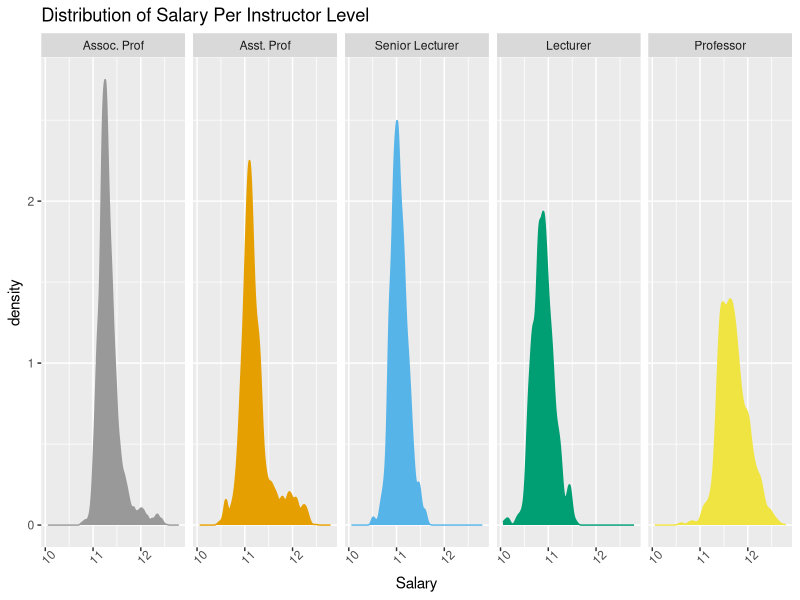
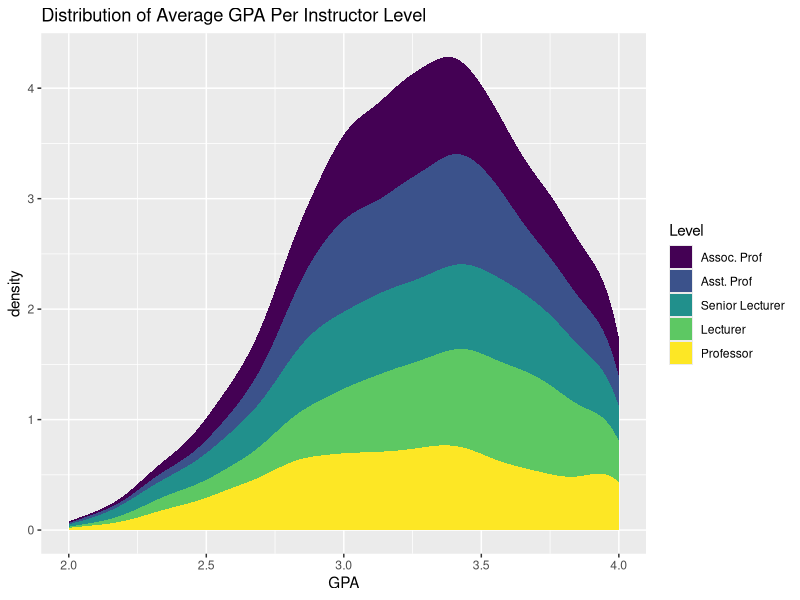

These figures' R source, in order: (Note: this script raises an error after producing the figures.)
## ---- chunk 1
knitr::opts_chunk$set(echo = TRUE)

# library
library(tidyverse)
library(viridis)
library(broom)
library(MASS)
library(mgcv)
library(GGally)
library(gam)

# read in data + edits
df <- read.csv("master_file.csv")
depts <- read.csv("dept.csv")
df <- df %>%
  filter(gpaAverage >= 2) %>%
  filter(Course < 400) %>%
  mutate(
    Class = recode_factor(Class,"Associate Professor" = "Assoc. Prof", "Assistant Professor" = "Asst. Prof"),
    Level = round(Course,digits=-2),
    Salary = log(Salary)
  ) %>%
  filter(Level > 0) %>%
  inner_join(depts) %>% 
  dplyr::select(c(Name,Category,Class,nStudents,Salary,Year,gpaAverage,Level))
cb_palette = c("#999999", "#E69F00", "#56B4E9", "#009E73", "#F0E442", "#0072B2", "#D55E00", "#CC79A7")
## ---- chunk 2
ggplot(df,aes(x=Salary,fill=Class,color=Class)) +
  geom_density() + 
  facet_grid(~Class) +
  scale_color_manual(values=cb_palette) + 
  scale_fill_manual(values=cb_palette) + 
  theme(legend.position = "None",axis.text.x = element_text(angle = 45)) +
  ggtitle("Distribution of Salary Per Instructor Level")
  
ggplot(df,aes(x=gpaAverage,fill=Class)) + 
  stat_density() +
  scale_fill_viridis_d()  +
  ggtitle("Distribution of Average GPA Per Instructor Level") +
  xlab("GPA") + 
  labs(fill = "Level")

qplot(df$Level,stat="count",fill=df$Class,binwidth=40) +
  ggtitle("Instructor Breakdown by Course Levels") +
  xlab("Course Level") + 
  ylab("counts") + 
  scale_fill_viridis_d() +
  labs(fill = "Level")

ggplot(df,aes(x=Class,fill=Category)) + 
 stat_count() +
 scale_fill_manual(values=cb_palette) + 
 ggtitle("Breakdown of Departments and Instructor Type") +
 labs(fill = "Departments") +
 xlab("Instructor Level")
## ---- chunk 3
g1 <- df %>%
  group_by(Class,Year,Category,Level) %>%
  summarize(aveGPA=mean(gpaAverage),aveSalary=mean(Salary),sumStudents=sum(nStudents)) %>%
  ggplot(aes(x=aveGPA,y=aveSalary,color=sumStudents)) + 
  geom_point(size=2) +
  scale_color_viridis_c() +
  geom_smooth(method="rlm",se=FALSE,color="black") +
  ggtitle("Relationship Between GPA and Log of Salary and Number of Students") +
  xlab("GPA") +
  ylab("Log Salary") +
  facet_wrap(~Year)
g1
## ---- chunk 4
g2 <- df %>%
  group_by(Year) %>%
  summarise(aveGPA=mean(gpaAverage),aveSalary=mean(Salary)) %>%
  ggplot(aes(x=aveGPA,y=aveSalary,color=Year)) + 
  geom_point(size=2) +
  scale_color_viridis_c() +
  geom_smooth(method="rlm",se=FALSE,color="black") +
  ggtitle("Relationship Between GPA and Log of Salary in Years") +
  xlab("GPA") +
  ylab("Log Salary")
g2 
## ---- chunk 5
g3 <- df %>%
  dplyr::select(c(Salary,gpaAverage,Year,Class)) %>%
  group_by(Year,Class) %>%
  summarise(aveGPA=mean(gpaAverage),aveSalary=mean(Salary)) %>%
  ggplot(aes(x=Year,y=aveGPA,color=aveSalary)) +
  geom_smooth(method="rlm",se=FALSE,color="black")  +
    ggtitle("Relationship Between Salary and GPA per Instructor Level") +
    xlab("Year")  + 
    ylab("Average GPA") + 
    geom_point(size=2,alpha=.7) + 
    facet_grid(~Class)  +
    theme(axis.text.x = element_text(angle = 45)) +
    labs(color = "Salary") + 
    scale_color_viridis_c() 
g3
## ---- chunk 6
g4 <- df %>%
  dplyr::select(c(Salary,gpaAverage,Year,Class,Level)) %>%
  group_by(Level,Class,Year) %>%
  summarise(aveGPA=mean(gpaAverage),aveSalary=mean(Salary)) %>%
  ggplot(aes(x=aveGPA,y=aveSalary,color=Class)) +
    geom_point(alpha=.5,size=2) +
    geom_smooth(method="rlm",se=FALSE) +
    scale_color_viridis_d() + 
    ggtitle("Log Salary Over GPA By Course Level") +
    xlab("GPA") +
    ylab("Log Salary") +
  facet_grid(~Level)
g4
## ---- chunk 7
g5 <- df %>%
  dplyr::select(c(Salary,gpaAverage,Category,Year,Class,Level)) %>%
  group_by(Category,Year,Class,Level) %>%
  summarise(aveGPA=mean(gpaAverage),aveSalary=mean(Salary)) %>%
  ggplot(aes(x=aveGPA,y=aveSalary,color=Class)) +
    geom_point(alpha=.3) +
    geom_smooth(method="rlm",se=FALSE) +
    scale_color_viridis_d() + 
    ggtitle("Log Salary Over GPA By Department Level") +
    xlab("GPA") +
    ylab("Log Salary") + 
    facet_wrap(~Category)
g5
## ---- chunk 8
gam1.df1 <- augment(gam(Salary ~ gpaAverage, data = df))
gam1.df2 <- augment(gam(Salary ~ Level, data = df))
gam1.df3 <- augment(gam(Salary ~ Year, data = df))
gam1.df4 <- augment(gam(Salary ~ Class, data = df))
gam1.df5 <- augment(gam(Salary ~ Category, data = df))
gam1.df6 <- augment(gam(Salary ~ nStudents, data = df))

r1 <- var(gam1.df1$.fitted)/var(gam1.df1$Salary)
r2 <- var(gam1.df2$.fitted)/var(gam1.df2$Salary)
r3 <- var(gam1.df3$.fitted)/var(gam1.df3$Salary)
r4 <- var(gam1.df4$.fitted)/var(gam1.df4$Salary)
r5 <- var(gam1.df5$.fitted)/var(gam1.df5$Salary)
r6 <- var(gam1.df6$.fitted)/var(gam1.df6$Salary)

vars <- c("GPA","Course Level","Year","Instructor Level","Department","Number of Students")
explained.var <- c(r1,r2,r3,r4,r5,r6)
explained.var.df <- data.frame(vars,explained.var)

ggplot(explained.var.df,aes(x=reorder(vars,explained.var),y=explained.var,color=vars)) +
  geom_point(size=2) +
  scale_color_viridis_d() +
  ggtitle("Explained Variance Per Variable") +
  xlab("Variable") +
  ylab("Explained Variance") +
  theme(legend.position = "None")
## ---- chunk 9
gam2.df <- augment(gam(Salary ~ Class + Category, data = df))
gam3.df <- augment(gam(Salary ~ Class + Category + Level, data = df))
gam4.df <- augment(gam(Salary ~ Class + Category + Level + gpaAverage, data = df))
gam5.df <- augment(gam(Salary ~ Class + Category + Level + gpaAverage, data = df))

r2 <- var(gam2.df$.fitted)/var(gam2.df$Salary)
r3 <- var(gam3.df$.fitted)/var(gam3.df$Salary)
r4 <- var(gam4.df$.fitted)/var(gam4.df$Salary)
r5 <- var(gam5.df$.fitted)/var(gam5.df$Salary)
## ---- chunk 10
gams <- c("Gam 2","Gam 3","Gam 4","Gam 5")
explained.var <- c(r2,r3,r4,r5)
explained.var.df.gam <- data.frame(gams,explained.var)

ggplot(explained.var.df.gam,aes(x=gams,y=explained.var,color=gams)) +
  geom_point(size=2) +
  scale_color_viridis_d() +
  ggtitle("Explained Variance Per Gam Model") +
  xlab("Gam Model") +
  ylab("Explained Variance") +
  theme(legend.position = "None")
## ---- chunk 11
gg.gam2 <- 
  ggplot(data = gam2.df, aes(x = .fitted, y = Salary)) + 
  geom_point() + 
  ggtitle("Gam 2: Response vs. Fitted") + 
  geom_smooth(method = "loess")

gg.gam3 <- 
  ggplot(data = gam3.df, aes(x = .fitted, y = Salary)) + 
  geom_point() + 
  ggtitle("Gam 3: Response vs. Fitted") + 
  geom_smooth(method = "loess")

gg.gam4 <- 
  ggplot(data = gam4.df, aes(x = .fitted, y = Salary)) + 
  geom_point() + 
  ggtitle("Gam 4: Response vs. Fitted") + 
  geom_smooth(method = "loess")

gg.gam5 <- 
  ggplot(data = gam5.df, aes(x = .fitted, y = Salary)) + 
  geom_point() + 
  ggtitle("Gam 5: Response vs. Fitted") + 
  geom_smooth(method = "loess")

gg.gam2
gg.gam3
gg.gam4
gg.gam5
## ---- chunk 12
g4 <- mgcv::gam(Salary ~ Class + Category + Level + gpaAverage, data = df)
predictions <- predict.gam(g4,newdata = df) 
sorted.df <- gam4.df[order(gam4.df$Level,gam4.df$gpaAverage),]
sorted.df$preds <- as.vector(predictions)
## ---- chunk 13
#sort predictions and do geom line, sort in gpa (lowest to highest)
#then geom_line()
#plot predicted actual salaries (not log salaries)
ggplot(data = sorted.df, aes(x = gpaAverage, y = exp(.fitted), color = Class)) + 
  geom_smooth(se=FALSE,method="gam") + 
  geom_line() +
  scale_color_viridis_d() + 
  ggtitle("Fitted vs. GPA") +
  facet_wrap(~Category+Level,ncol=6)
## ---- chunk 14
df <- df %>%
  dplyr::select(c(Category,Class,nStudents,Salary,Year,gpaAverage,Level))

salary.preds <- predict.gam(g4, newdata = df) 
salary.preds.df <- data.frame(df, salary.preds = as.vector(salary.preds)) 

agg.preds <- 
  salary.preds.df %>%
  group_by(Year,Class,Category,Level) %>%
  summarise(salary.preds = mean(salary.preds), real.salary = mean(Salary), gpaAverage = mean(gpaAverage))
  
gg1 <- ggplot(agg.preds,aes(x = Level, y = salary.preds, color = gpaAverage, group = Level)) +
geom_line() +
scale_color_viridis_c() +
ggtitle("Predicted Salary over Course Level and Department") +
ylab("Predicted Salary") +
xlab("Course Level") +
facet_wrap(~Category)

gg1
## ---- chunk 15
gg2 <- ggplot(agg.preds,aes(x = salary.preds, color = gpaAverage, group = Class)) +
geom_line(aes(y = Class,color=gpaAverage)) +
scale_color_viridis_c() +
ggtitle("Predicted Salary over Instructor Level") +
xlab("Predicted Salary") +
ylab("Instructor Level") +
facet_wrap(~Category)

gg2
## ---- chunk 16
ggplot(agg.preds,aes(x=Level)) +
  geom_smooth(aes(y=real.salary,color="#0072B2"),method="gam") +
  geom_smooth(aes(y=salary.preds,color="#56B4E9"),method="gam") +
  ggtitle("Predicted Salaries over Course and Instructor Levels") +
  ylab("Predicted Salaries") +
  labs(color = "Real/Predicted values", x = "Real Salary", y = "Predicted Salary") + 
  scale_color_manual(labels = c("Real Salary", "Actual Salary"), values = c("#0072B2", "#56B4E9")) +
  facet_wrap(~Class) 
#"#56B4E9", "#009E73",
## ---- chunk 17
df %>%
  dplyr::select(Category,Year,nStudents,gpaAverage) %>%
  group_by(Category,Year) %>%
  summarise(sumStudents = sum(nStudents),GPA = mean(gpaAverage)) %>%
  ggplot(aes(x=Year,y=sumStudents,color=GPA)) +
  geom_point(size=2) +
  geom_line() +
  scale_color_viridis_c() +
  ggtitle("Number of Students Versus GPA") +
  ylab("Number of Students") +
  xlab("Year") +
  facet_wrap(~Category,ncol=2)
## ---- chunk 18
g1 <- ggplot(df,aes(x=gpaAverage,fill=Class)) + 
  stat_density() +
  scale_fill_viridis_d() +
  ggtitle("Distribution of Average GPA Per Class")

g2 <- df %>%
  group_by(Class) %>%
  ggplot(aes(x=gpaAverage,y=Salary,color=Class)) +
  geom_point(alpha=.1) + 
  geom_smooth(se=FALSE) +
  xlab("GPA") +
  ylab("Salary") +
  ggtitle("Average GPA and Average Salary Per Class Type")

g3 <- df %>%
  group_by(Class,Year) %>%
  ggplot(aes(x=gpaAverage,y=Salary,color=Class)) +
  geom_point(alpha=.1) + 
  geom_smooth(se=FALSE) +
  xlab("GPA") +
  ylab("Salary") +
  ggtitle("Average GPA and Average Salary Per Class Type") +
  facet_wrap(~Year)
  
#g1
#g2
#g3
